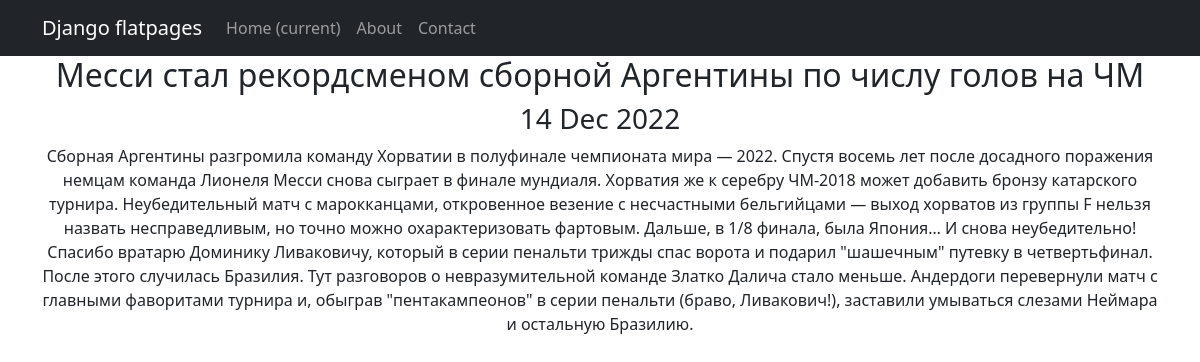
Screenshot of /news/1 with the database file from the repository.
### newsportal/models.py (models this page shows, shortened)
class Post(models.Model):
    author = models.ForeignKey(Author, on_delete=models.CASCADE)
    post_choice = models.CharField(choices=POST_CHOICE, default=news, max_length=20)
    date = models.DateTimeField(auto_now_add=True)
    header = models.CharField(max_length=255)
    text = models.TextField()
    rating = models.IntegerField(default=0)
    categories = models.ManyToManyField(Category, through='PostCategory')

### newsportal/views.py (the view)
# urls.py: path('<int:pk>', PostDetail.as_view())
class PostDetail(DetailView):
    model = Post
    template_name = 'post.html'
    context_object_name = 'post'

### newsportal/templatetags/custom_filters.py (called while the page is built)
@register.filter()
def censor(txt):
    text = txt
    for word, word_change in words.items():
        text = text.replace(word, word_change)
    return text

### templates/post.html (shortened to what this page needs)
{% extends 'flatpages/default.html' %}
{% load custom_filters %}
{% block content %}
<h2>{{ post.header }}</h2>
<h3>{{ post.date|date:'d M Y' }}</h3>
{{post.text|censor}}
{% endblock content %}

### rows the page displays
Post: header "Месси стал рекордсменом сборной Аргентины по числу голов на ЧМ", date "14 Dec 2022", text|censor "Сборная Аргентины разгромила команду Хорватии в полуфинале чемпионата мира — 2022. Спустя восемь лет после досадного поражения немцам команда Лионеля Месси снова сыграет в финале мундиаля. Хорватия же к серебру ЧМ-2018 может добавить бронзу катарского турнира. Неубедительный матч с марокканцами, откровенное везение с несчастными бельгийцами — выход хорватов из группы F нельзя назвать несправедливым, но точно можно охарактеризовать фартовым. Дальше, в 1/8 финала, была Япония… И снова неубедительно! Спасибо вратарю Доминику Ливаковичу, который в серии пенальти трижды спас ворота и подарил \"шашечным\" путевку в четвертьфинал. После этого случилась Бразилия. Тут разговоров о невразумительной…"
